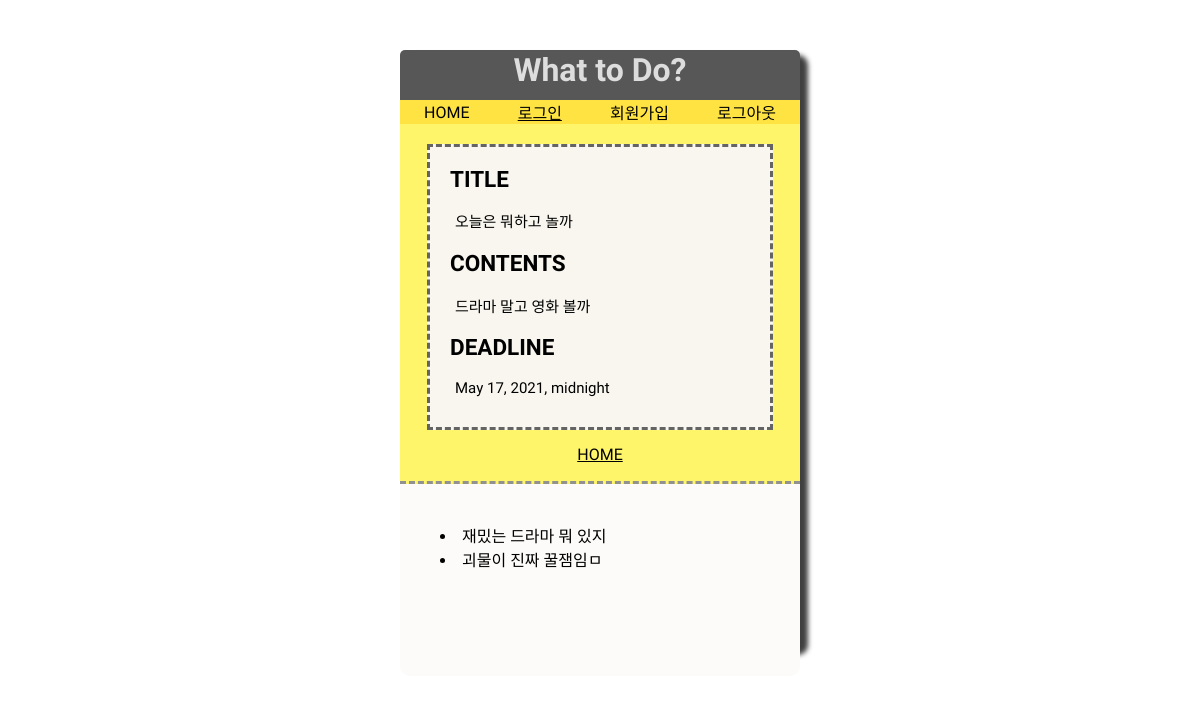
/detail/17, run on the app's committed database.
### app/models.py (models this page shows, shortened)
class Post(models.Model):
    title = models.CharField(max_length=200)
    content = models.TextField()
    deadline = models.DateTimeField(null= True, blank = True)
    author = models.ForeignKey(User, on_delete=models.CASCADE, related_name = 'posts', null = True, default= None)

class Comment(models.Model):
    post = models.ForeignKey(Post, on_delete=models.CASCADE, related_name='comments')
    content = models.TextField()
    author = models.ForeignKey(User, on_delete=models.CASCADE, related_name = 'comments', null =True, default = None)

### app/views.py (the view, shortened to what this page needs)
# urls.py: path('detail/<int:post_pk>', views.detail, name="detail"),
def detail(request, post_pk):
    post = Post.objects.get(pk=post_pk)
    return render(request, 'detail.html', {'post':post})

### app/templates/detail.html (shortened to what this page needs)
<!DOCTYPE html>
<html lang="en">
<head>
    {% load static %}
    <link rel="stylesheet" type ="text/css" href = "{% static 'detail.css' %}">
</head>
<body>
    <div class = container>
        <div class = "title">
            <h1> What to Do?</h1>
        </div>
        <div class = "nav-bar">
            <a class = "nav-item" href ="{% url 'home' %}">HOME</a>
            {% if user.is_authenticated %}
            <a class = "nav-item">안녕하세요, {{ user.username }}님</a>
            <a class = "nav-item" href = "{% url 'logout' %}">로그아웃</a>
            {% else %}
            <a claee = "nav-item" href = "{% url 'login' %}">로그인</a>
            <a class = "nav-item" href = "{% url 'signup' %}">회원가입</a>
            <a class = "nav-item">로그아웃</a>
            {% endif %}
        </div>
        <div class=box>
            <div>
                <h2>TITLE</h2>
                <p>{{	post.title }}</p>
            </div>
            <div>
                <h2>CONTENTS</h2>
                <p>{{ post.content }}</p>
            </div>
            <div>
                <h2>DEADLINE</h2>
                <p>{{post.deadline}}</p>
            </div>
        </div>
        <div class = bar>
            <a href="{%	url 'home'	%}">HOME</a>
        </div>
        <div class = comment>
            <br>
            {% for comment in post.comments.all %}
            <li>{{ comment.content }}</li>
            {% endfor %}
        </div>
    </div>
</body>
</html>

### app/static/detail.css (style rules this page uses)
body { background-image: url('https://cdn.crowdpic.net/list-thumb/thumb_l_BD9725CBE59C9229B808928D5FEDA1EA.jpg'); font-family: 'Roboto Mono', monospace; font-family: 'Do Hyeon', sans-serif; }
.title { margin-top: 0; margin-left:0; margin-right:0; border-top-left-radius: 5px; border-top-right-radius: 5px; height: 50px; background-color: rgb(87, 87, 87); border:3px; z-index: 3; display: flex; color:rgb(221, 221, 221); }
h1 { margin-top: 1px; margin-right: auto; margin-left: auto; }
.container { margin-top: 50px; width:400px; height:600px; border: 0px solid rgb(255, 225, 54); border-radius: 10px; margin-right: auto; margin-left: auto; box-shadow: 8px 5px 5px rgb(63, 63, 63); background-color: rgb(255, 245, 106); z-index: 1; }
.box { font-size: 15px;; margin-top: 20px; margin-right: auto; margin-left: auto; width: 320px; height: 280px; border: 3px dashed rgb(100, 100, 100); background-color: rgb(248, 246, 238); text-decoration: none; padding-left: 20px; }
.box p { margin: 5px; }
.bar { margin-top: 15px; padding-bottom: 17px; margin-right: auto; margin-left: auto; text-align: center; border-bottom: 3px dashed rgb(145, 145, 145); }
a { color: black; }
.comment { height:120px; text-align: left; padding-top: 20px; padding-left: 40px; background-color: rgb(252, 251, 249); margin-bottom: 0; padding-bottom: 52px; border-bottom-left-radius: 10px; border-bottom-right-radius: 10px; }
.nav-bar { width: 100%; background-color: #ffe343; display: flex; justify-content: space-around; align-items: center; }
.nav-item { color: black; text-decoration: none; }

### data on the page
Post: title "오늘은 뭐하고 놀까", content "드라마 말고 영화 볼까", deadline "May 17, 2021, midnight"
Comment: content "재밌는 드라마 뭐 있지"
Comment: content "괴물이 진짜 꿀잼임ㅁ"
